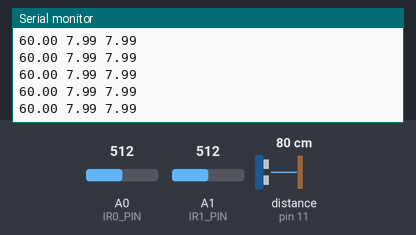
This sketch was run on a simulated Arduino Uno, built with avr-gcc and run on an emulated ATmega328P. Parts: the last lines printed to the serial monitor. The test bench sets the inputs (shaded band); at power-on: distance to the obstacle (sensor on pin 11) 80 cm, A0 (IR0_PIN) = 512, A1 (IR1_PIN) = 512. The echo pulse lasts 58.3 µs per cm.

Above: at 1.6 s.
1.7 s: distance to the obstacle (sensor on pin 11) set to 2 cm
At 2.1 s:
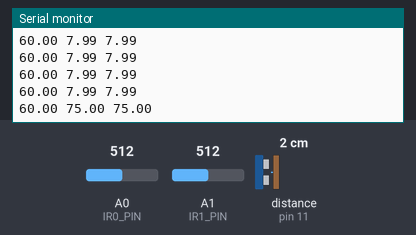
3.2 s: A0 (IR0_PIN) set to 306
At 3.22 s:
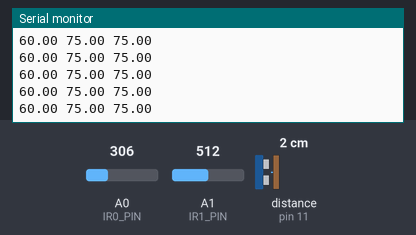
4.7 s: A1 (IR1_PIN) set to 306
At 4.72 s:
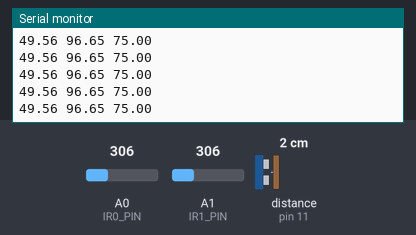
6.2 s: distance to the obstacle (sensor on pin 11) set to 18 cm
At 6.22 s:
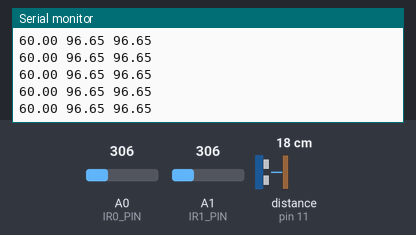
7.7 s: A0 (IR0_PIN) set to 122
At 7.72 s:
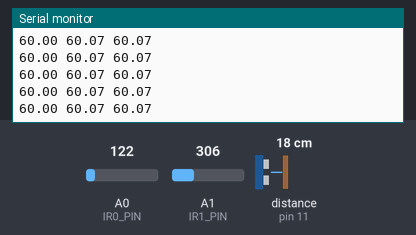
9.2 s: A1 (IR1_PIN) set to 122
At 9.22 s:
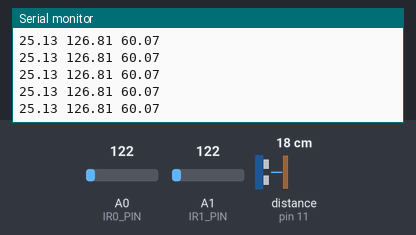
Timing chart, 0 to 11.7 s (numbered marks = the images above; inputs shaded):
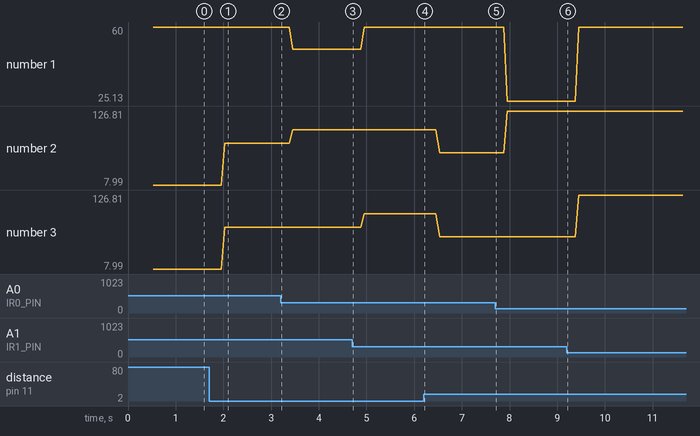

The sketch:

triangulation_test.ino
```cpp
#include <limits.h>
#include <NewPing.h>
#include <MedianFilter.h>


// For all distance readings
const uint8_t maxDistance = 100; // <=255 so it fits in the uint8_t
const uint8_t minDistance = 10;
const unsigned long distanceSamplePeriodMillis = 75; // need to wait 38ms +/- 10ms between IR readings,
unsigned long nextMillis = 0;

// Ultrasonic sensor
const uint8_t sonarDistanceToCenter = 11;
const uint8_t TRIGGER_PIN = 10;
const uint8_t ECHO_PIN = 11;
NewPing sonar(TRIGGER_PIN, ECHO_PIN);
volatile unsigned long latestSonarResult = 0;

// IR
const uint8_t irDistanceToCenter = 11;
const uint8_t IR0_PIN = A0;
const uint8_t IR1_PIN = A1;

// Angle between ultrasonic and IR sensors in radians
const double sensorAngle = 30 * PI / 180;

// For smoothing
const uint8_t distanceFilterSize = 7;
MedianFilter sonarFilter(distanceFilterSize, 0);
MedianFilter ir0(distanceFilterSize, 0);
MedianFilter ir1(distanceFilterSize, 0);


void setup() {
  Serial.begin(115200);

  pinMode(IR0_PIN, INPUT);
  pinMode(IR1_PIN, INPUT);

  nextMillis = millis();
  initializeSmoothing();
}

void loop() {
  if (millis() > nextMillis) {
    nextMillis += distanceSamplePeriodMillis;

    takeSonarReading();
    takeIrReadings();

    uint8_t ir0Distance = ir0.out() + irDistanceToCenter;
    uint8_t sonarDistance = sonarFilter.out() + sonarDistanceToCenter;
    uint8_t ir1Distance = ir1.out() + irDistanceToCenter;

//    Serial.print(ir0Distance);
//    Serial.print(' ');
//    Serial.print(sonarDistance);
//    Serial.print(' ');
//    Serial.print(ir1Distance);
//    Serial.println();

    // Four key angles, from left: A, B, C, D
    // _________
    // \A B|C D/
    //  \  |  /
    // ir0 s ir1
    //     onar
    //
    // (We actually don't care about D since it would be based off the
    // same two distance measurements as A, and we only use A and C to
    // get additional estimates of B)
    double B = getAngle(sensorAngle, ir0Distance, sonarDistance);
    double C = getAngle(sensorAngle, ir1Distance, sonarDistance);
    double B_1 = PI - C;
    double A = getAngle(2 * sensorAngle, ir1Distance, ir0Distance);
    double B_2 = PI - sensorAngle - A;

    Serial.print(A * 180 / PI);
    Serial.print(' ');
    Serial.print(B * 180 / PI);
    Serial.print(' ');
    Serial.print(C * 180 / PI);
    Serial.println();

    // Select the outlier from each triplet (because a single sensor that's reading infinity will mess up two angle estimates)
    // If B_avg <= C_avg, rotate right by B_avg
    // Else, rotate left by C_avg
  }
}

// Solves the ABC triangle using the Law of Cosines and returns angleB
// (all angles in radians)
double getAngle(double angleA, uint8_t distanceB, uint8_t distanceC) {
  uint8_t v;
  uint8_t w;
  boolean flipped;
  if (distanceB < distanceC) {
    v = distanceB;
    w = distanceC;
    flipped = false;
  }
  else {
    v = distanceC;
    w = distanceB;
    flipped = true;
  }
  double interior = (pow(v, 2) * pow(sin(angleA), 2)) / (pow(v, 2) + pow(w, 2) - 2 * v * w * cos(angleA));
  double smallerAngle = asin(sqrt(interior));
  if (flipped) {
    return PI - angleA - smallerAngle;
  }
  else {
    return smallerAngle;
  }
}

void initializeSmoothing() {
  // fill buffer with readings
  for (uint8_t i = 0; i < distanceFilterSize; i++) {
    while (millis() < nextMillis);
    nextMillis += distanceSamplePeriodMillis;
    handleSonarResult(sonar.ping());
    takeIrReadings();
  }
}

void takeSonarReading() {
  sonar.timer_stop();
  unsigned long sonarResult = latestSonarResult; // Not worried about a data race because we stopped the timer interrupt
  latestSonarResult = 0;
  sonar.ping_timer(echoCheck); // Start the next one ASAP
  handleSonarResult(sonarResult ? sonarResult : NO_ECHO);
}

void echoCheck() {
  if (sonar.check_timer()) {
    latestSonarResult = sonar.ping_result;
  }
}

void handleSonarResult(unsigned long pingTimeMicroseconds) {
  uint8_t noisyDistanceInCm =
    (pingTimeMicroseconds == NO_ECHO ||
    pingTimeMicroseconds > UINT_MAX) ?
      maxDistance :
      constrain(
        NewPing::convert_cm(pingTimeMicroseconds) + 1 /* measured error */,
        minDistance,
        maxDistance);
  sonarFilter.in(noisyDistanceInCm);
}

void takeIrReadings() {
  ir0.in(irReadingToDistance(analogRead(IR0_PIN)));
  ir1.in(irReadingToDistance(analogRead(IR1_PIN)));
}

// Returns distance in cm
uint8_t irReadingToDistance(uint16_t value) {
  if (value < 10) value = 10;
  return constrain(
      (6787.0 / (value - 3.0)) - 4.0 - 3.0 /* measured error */, minDistance, maxDistance);
}
```

Measured:
- after the input at 1.7 s, the serial monitor: prints a new line after 0.33 s (image 1)
- plotted number 1: 60 → 49.56 after the input at 3.2 s, 60 → 25.13 after the input at 7.7 s
- plotted number 2: 7.99 → 75 after the input at 1.7 s, 75 → 96.65 after the input at 3.2 s, 96.65 → 60.07 after the input at 6.2 s, 60.07 → 126.81 after the input at 7.7 s
- plotted number 3: 7.99 → 75 after the input at 1.7 s, 96.65 → 60.07 after the input at 6.2 s
